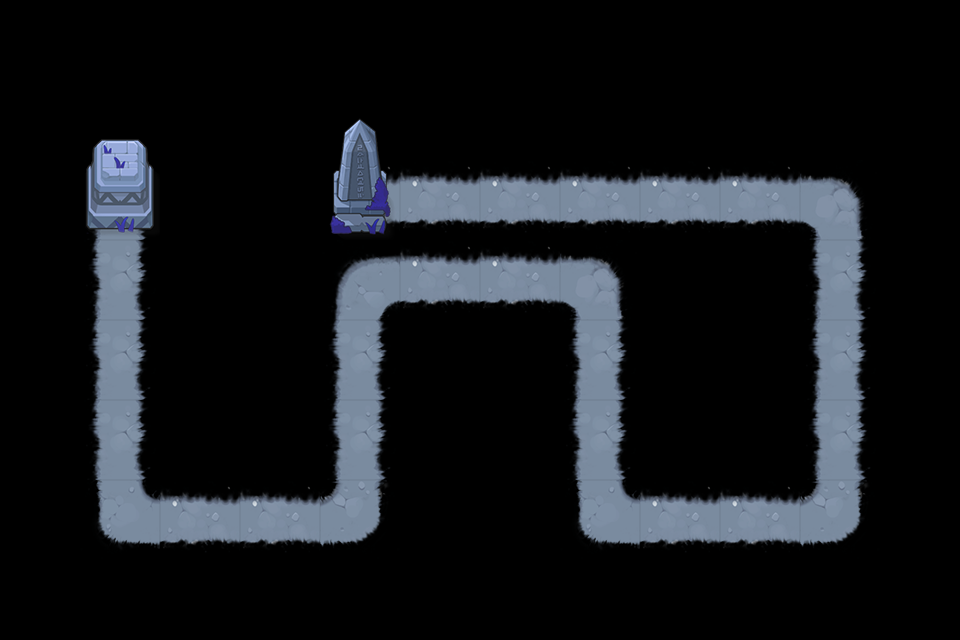

Below is a game level as drawn by its tile map, then a one-line description and the .tmx that defines it (tile-layer data replaced by summaries):
An orthogonal 12x8 tile map with 80x80 px tiles, 2 tile layers (road, object) and 15 objects (P0, P1, P2, P3, P4, ...).

<map version="1.0" tiledversion="1.0.3" orientation="orthogonal" renderorder="right-down" width="12" height="8" tilewidth="80" tileheight="80" nextobjectid="16">
 <tileset firstgid="1" name="xuedi" tilewidth="80" tileheight="80" tilecount="15" columns="5">
  <image source="xuedi.png" width="400" height="240" />
 </tileset>
 <layer name="road" width="12" height="8">
  <data>[96 cells, 30 non-empty, 7 distinct tile ids]</data>
 </layer>
 <layer name="object" width="12" height="8">
  <data>[96 cells, 4 non-empty, 4 distinct tile ids]</data>
 </layer>
 <objectgroup name="path" visible="0">
  <object id="1" name="P0" x="120" y="240" />
  <object id="2" name="P1" x="120" y="520" />
  <object id="3" name="P2" x="360" y="520" />
  <object id="4" name="P3" x="360" y="280" />
  <object id="5" name="P4" x="600" y="280" />
  <object id="6" name="P5" x="600" y="520" />
  <object id="7" name="P6" x="840" y="520" />
  <object id="8" name="P7" x="840" y="200" />
  <object id="9" name="P8" x="400" y="200" />
  <object id="10" name="O0" x="0" y="80" width="80" height="400" />
  <object id="11" name="O1" x="160" y="80" width="160" height="400" />
  <object id="12" name="O2" x="400" y="320" width="160" height="240" />
  <object id="13" name="O3" x="640" y="240" width="160" height="240" />
  <object id="14" name="O4" x="400" y="80" width="480" height="80" />
  <object id="15" name="O5" x="880" y="80" width="80" height="400" />
 </objectgroup>
</map>
